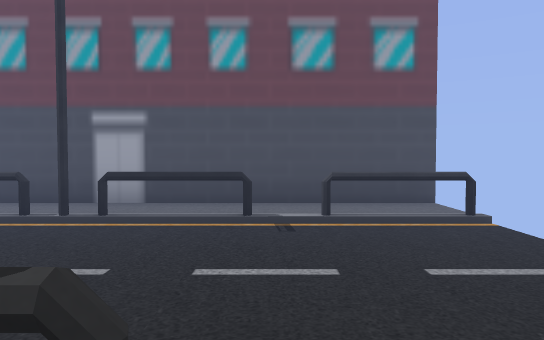
[1] (above)

24 first-person views from a walk through a Unity game level. The camera is 1.4 m above the floor, tilts 2° down and sees 70° across. The floor is counted in squares, 2 m on a side. Each view is taken from the middle of a square. On the plan, view 1 faces up. The plan holds only what a view shows up to about 11 squares ahead; the rest is blank. The place goes on beyond the plan. Some animated figures are not drawn.

[2]
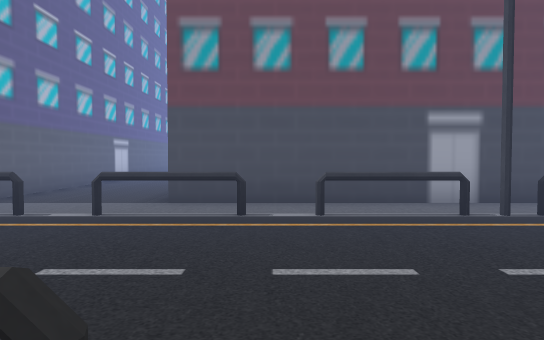

[3]
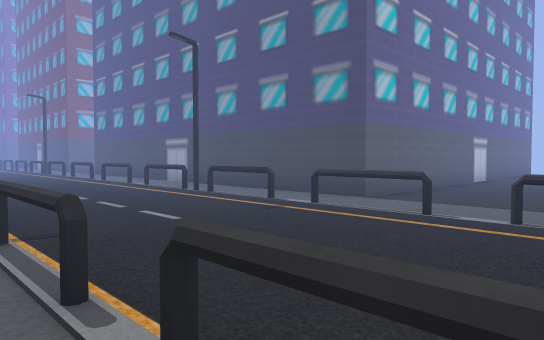

[4]
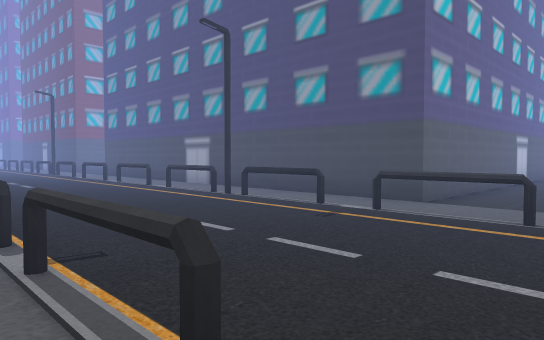

[5]
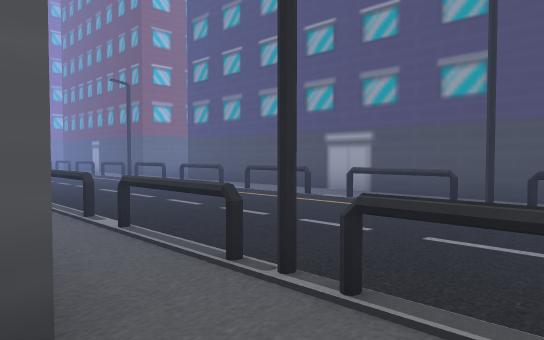

[6]
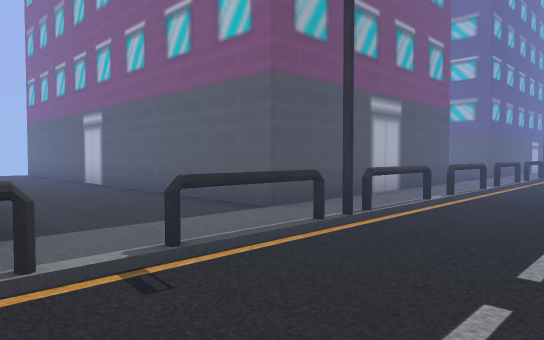

[7]
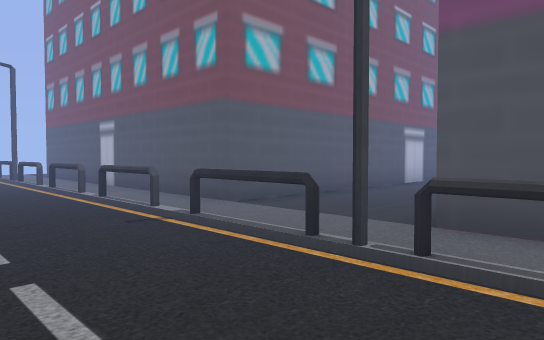

[8]
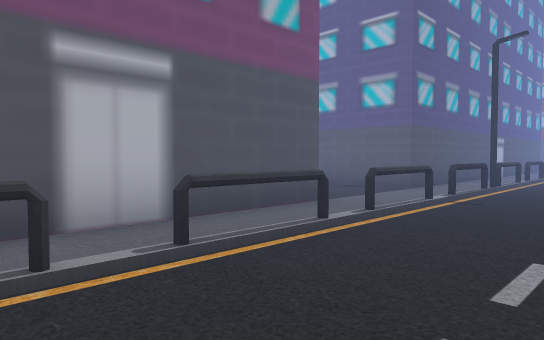

[9]
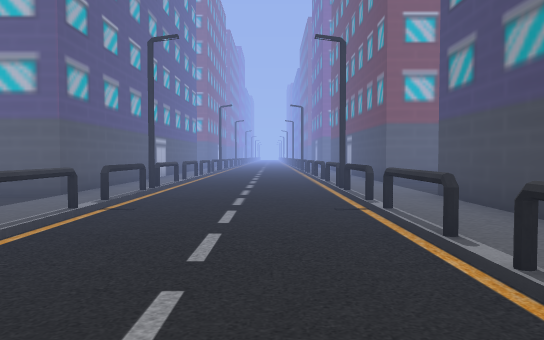

[10]
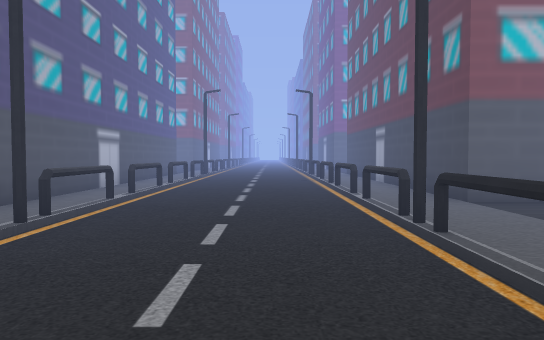

[11]
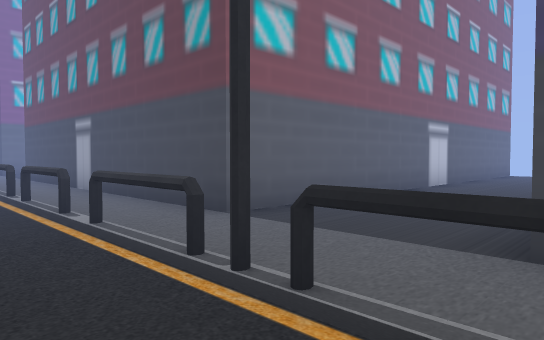

[12]
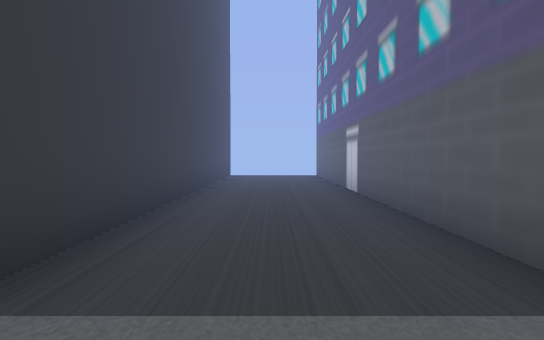

[13]
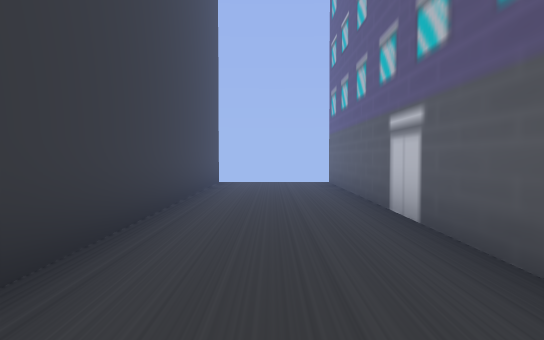

[14]
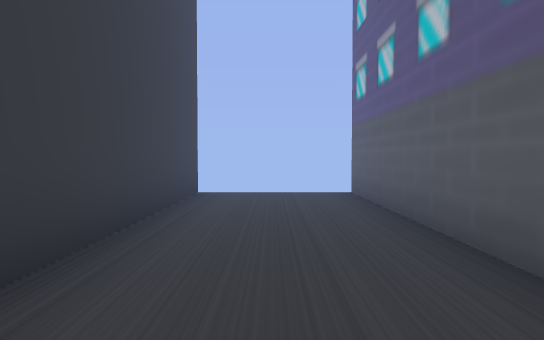

[15]
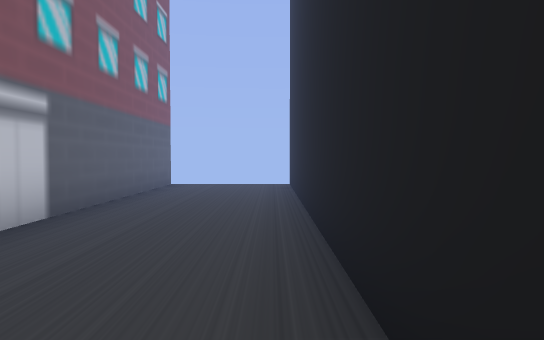

[16]
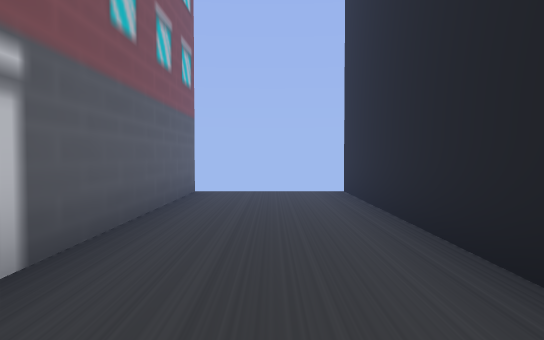

[17]
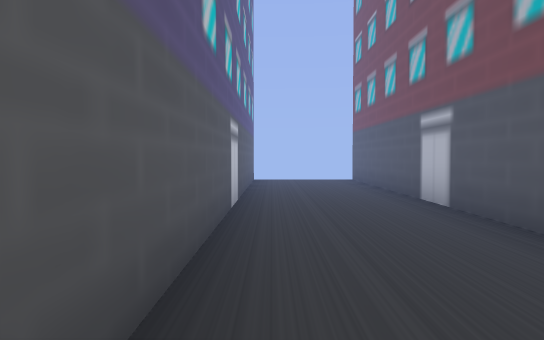

[18]
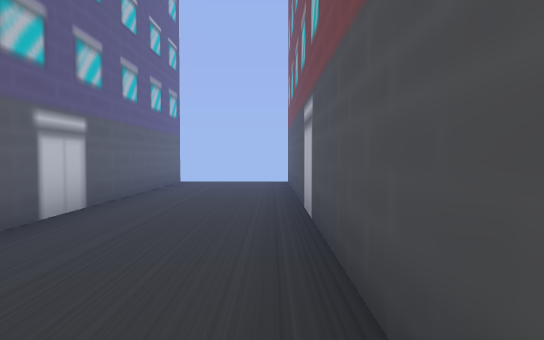

[19]
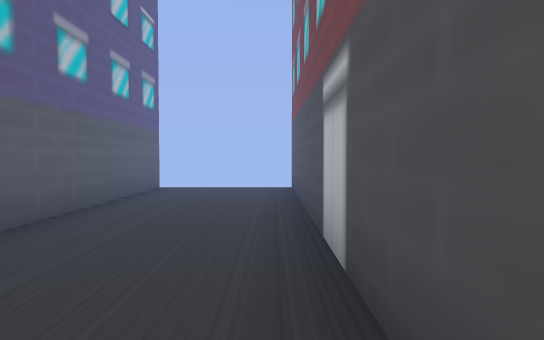

[20]
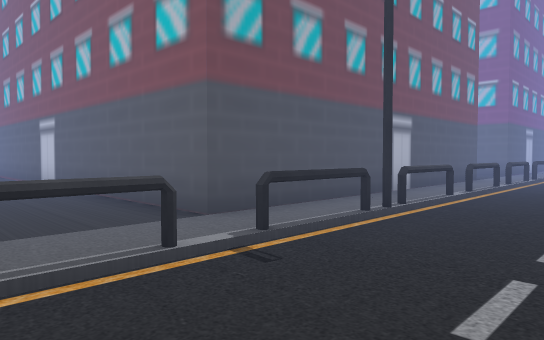

[21]
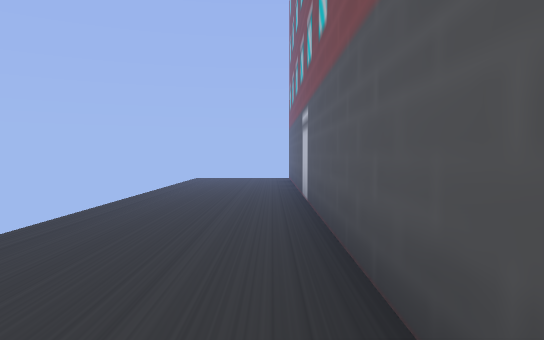

[22]
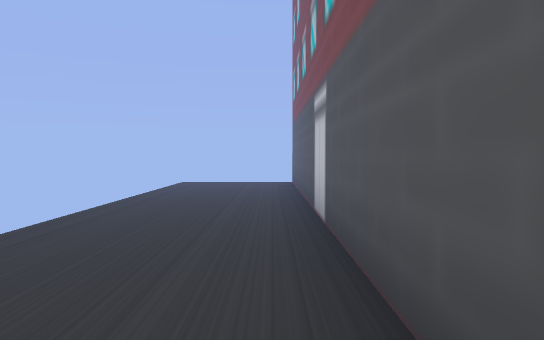

[23]
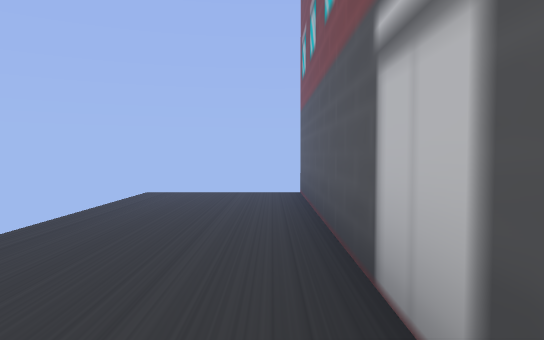

[24]
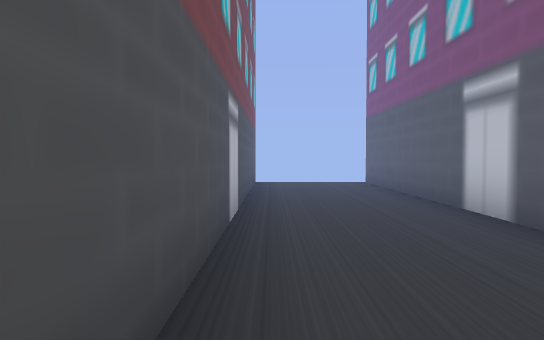

### Floor plan
Points are (right, up) in squares from view 1. A wall is a line through its corners. A room is listed if a view was taken in it or the views show most of it. See-through windows are left out.
Room 1 (views 1, 2, 3, 4, 5, 6, 7, 8, 9, 10, 11, 12, 13, 14, 15, 16, 17, 18, 19, 20, 21, 22, 23, 24)
walls: (-12, 0.7) (-10.4, 0.7); (-13, 4.3) (-14.6, 4.3); (-10.4, 4.3) (-12, 4.3); (-9.5, 0.7) (-8, 0.7); (-14.6, 0.7) (-13, 0.7); (-15.5, 4.3) (-17, 4.3); (-7.9, 4.3) (-9.5, 4.3); (-17, 0.7) (-15.5, 0.7); (-7, 0.7) (-5.4, 0.7); (-18, 4.3) (-19.6, 4.3); (-5.4, 4.3) (-7, 4.3); (-18.6, -0.6) (-12.6, -0.6) (-12.6, -12.6); (-4.5, 0.7) (-2.9, 0.7); (-19.6, 0.7) (-18, 0.7); (-6.6, 7.6) (-6.6, 17.9); (-20.6, 4.3) (-22, 4.3); (-2.9, 4.3) (-4.5, 4.3); (-21.9, 0.7) (-20.6, 0.7); (-1.9, 0.7) (-0.3, 0.7); (-23.1, 4.3) (-24.7, 4.3); (-21.6, 8.6) (-21.6, 17.9); (-0.2, 4.3) (-1.9, 4.3); (0.6, 0.7) (1.6, 0.7); (-24.8, 0.7) (-23.1, 0.7); (-25.6, -0.6) (-21.6, -0.6) (-21.6, -12.6); (2.3, 4.3) (0.6, 4.3); (-9.6, -12.4) (-9.6, -0.6) (-0.6, -0.6) (-0.6, -12.4); (2.5, 5.8) (-6.6, 5.8); (-18.6, -12.6) (-18.6, -1); (-9.6, 17.9) (-9.6, 5.8) (-21.6, 5.8); (-24.5, 17.9) (-24.5, 5.8) (-25.5, 5.8)
low walls: (-11.2, 0.6) (-12, 0.6); (-13, 0.6) (-14.6, 0.6); (-15.5, 0.6) (-16.7, 0.6); (-7.9, 0.6) (-9.5, 0.6); (-6, 0.6) (-7, 0.6)
ways out: opening at (-26.5, 0); opening at (-26.5, 2.5); opening at (-26.5, 5)

Positions as (right, up) in squares from view 1, and headings:
1: (0, 0), facing up
2: (-5, 0), facing up
3: (-6, 0), facing up-left
4: (-7, 0), facing up-left
5: (-11, -1), facing up-left
6: (-9, 3), facing down-left
7: (-14, 3), facing down-right
8: (-14, 3), facing down-left
9: (-15, 3), facing left
10: (-19, 3), facing left
11: (-21, 3), facing up-left
12: (-20, 1), facing down
13: (-20, -2), facing down
14: (-20, -5), facing down
15: (-22, 8), facing up
16: (-23, 10), facing up
17: (-9, 6), facing up
18: (-7, 7), facing up
19: (-7, 9), facing up
20: (2, 3), facing down-left
21: (0, 0), facing down
22: (0, -2), facing down
23: (0, -5), facing down
24: (-10, -2), facing down
